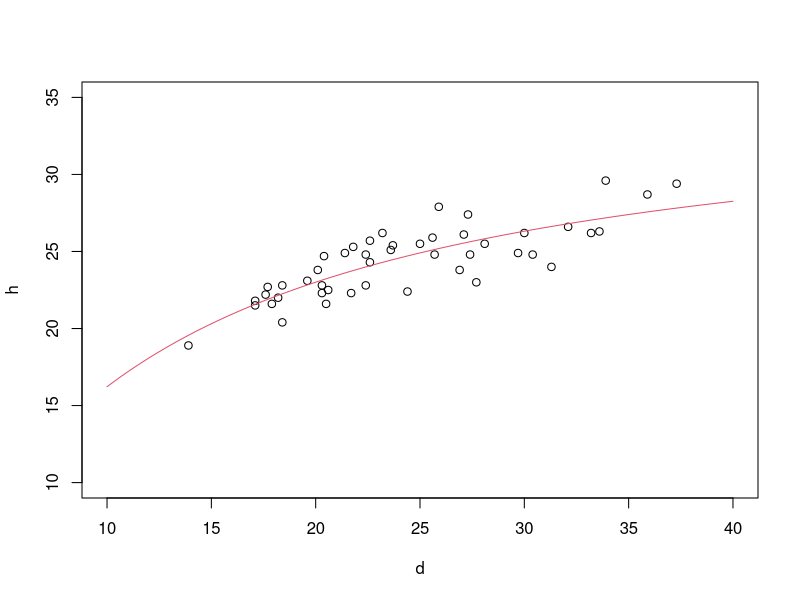
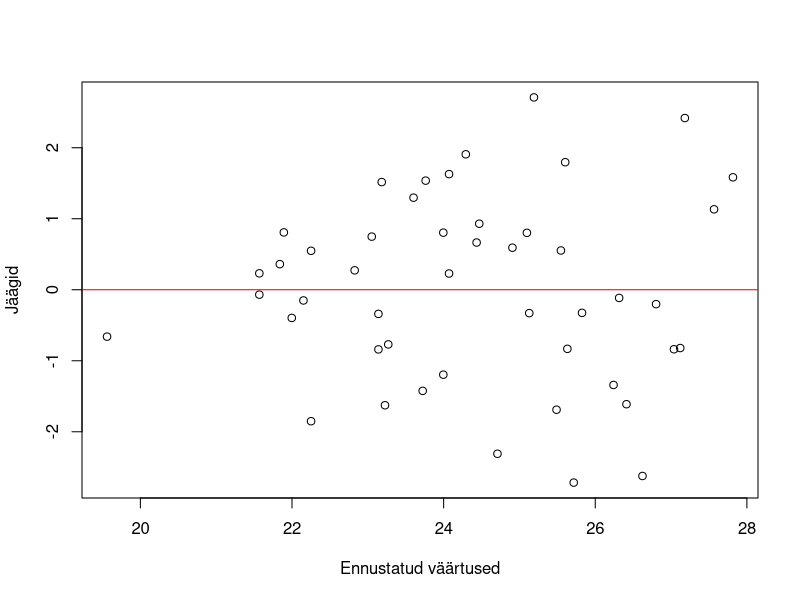
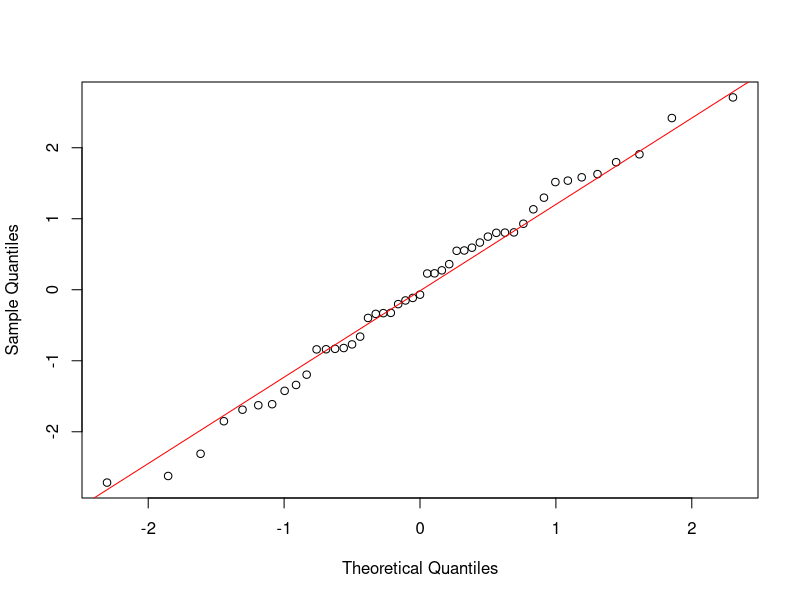

The R source for these figures, in order:
## ---- chunk 1
knitr::opts_chunk$set(
  comment = '', fig.width = 8, fig.height = 6, out.width = "80%", fig.pos = "!ht"
)

## ---- chunk 2
# Laadime peatükis kasutatavad paketid
library(dplyr)
library(readxl)
## ---- chunk 3
# Laadime andmed sisse failist ning
# filtreerime välja puud, mille h > 0
andmed <- read_excel("data/naited.xlsx","prt_andmed") %>% filter(h > 0)
## ---- chunk 4
# Määratleme mudeli funktsioon
puu_mudel <- function(D, a, b, c) {
 1.3 + a * (D / (D + b))^c
}
## ---- chunk 5
# Omista algväärtused parameetritele
alg_param <- list(a = 1, c = 0.5)
## ---- chunk 6
# Sobita mudel andmetele
mudel <- nls(h ~ puu_mudel(d, a, 5, c), data = andmed, start = alg_param)

## ---- chunk 7
# Vaata mudeli kokkuvõtet
summary(mudel)

## ---- chunk 8
plot(h~d, andmed, ylim=c(10, 35), xlim = c(10, 40))
curve(predict(mudel, data.frame(d = x)), 10, 40, add=T, col = 2)
## ---- chunk 9
plot(fitted(mudel), resid(mudel),
 xlab = "Ennustatud väärtused",
 ylab = "Jäägid"
 )
abline(h = 0, col = "red")
## ---- chunk 10
qqnorm(resid(mudel), main = "")
qqline(resid(mudel), col = "red")
